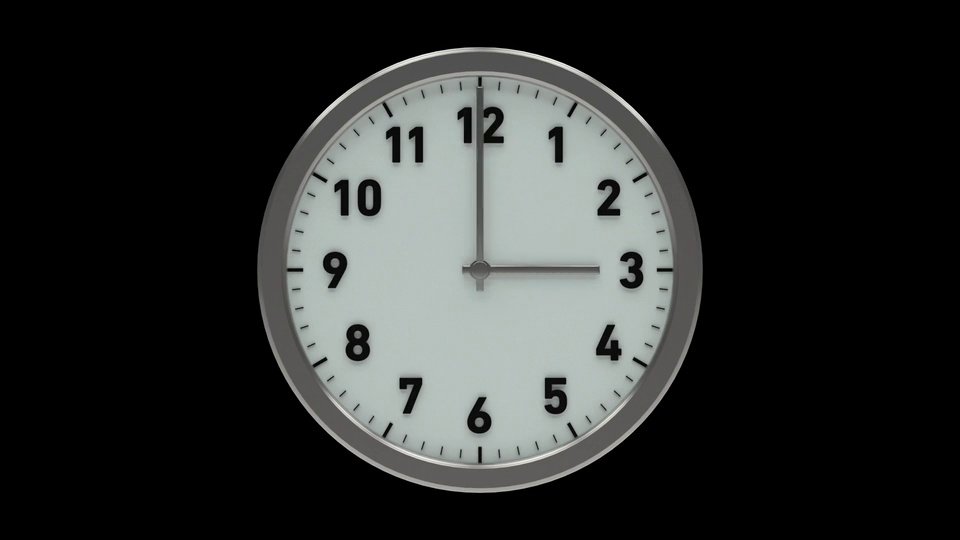
#> input picture clock.jpg, 960 x 540 px
$ jupyter execute --allow-errors 'wrap text.ipynb'   (shell and % lines are left out)
#> lines starting #> are read from the running program, lines starting #| are printed output that depends on the picture; after the words box and inside, x2 and y2 are one past the last pixel; in counts of white or black regions, pixels touching at a corner belong together
[cell 1]
import os
import cv2
import sys
import random
import numpy as np
import matplotlib.pyplot as plt
from preprocess import Extractor

# polar to linear

`cv2.INTER_CUBIC + cv2.WARP_FILL_OUTLIERS + cv2.WARP_POLAR_LINEAR`

[cell 2]
img  = cv2.imread("clock.jpg")
#> img is the input picture: shape (540, 960, 3); mean B, G, R 45.1, 46.2, 44.1
cv2.circle(img,(480,270),20,(0,0,255),-1) # top point
#> img: shape (540, 960, 3); 0.24% of pixels changed, all inside (x1, y1, x2, y2) = (460, 250, 501, 291)
print(img.shape)
#| (540, 960, 3)
plt.imshow(img)

[cell 3]
flags = cv2.INTER_CUBIC + cv2.WARP_FILL_OUTLIERS + cv2.WARP_POLAR_LINEAR

[cell 4]
linear_polar_img = cv2.warpPolar(img,(300,1000),(480,270),220,flags) # w,h
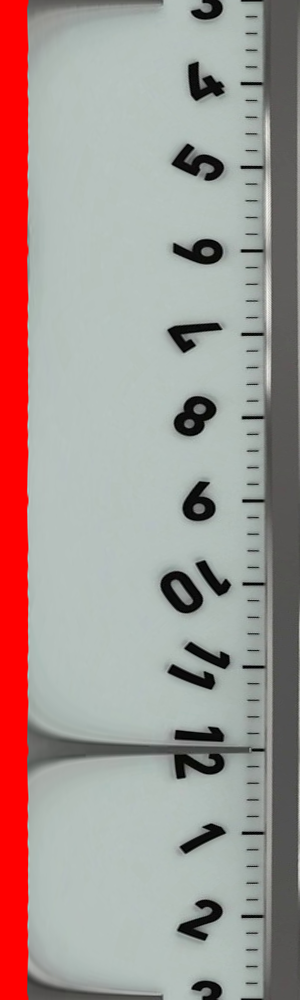
#> linear_polar_img: shape (1000, 300, 3); mean B, G, R 145.8, 149.4, 165.3
print(linear_polar_img.shape)
#| (1000, 300, 3)
plt.imshow(linear_polar_img)

[cell 5]
plt.imshow(cv2.cvtColor(linear_polar_img.transpose(1,0,2),cv2.COLOR_BGR2RGB))

[cell 6]
plt.imshow(cv2.cvtColor(linear_polar_img.transpose(1,0,2)[::-1],cv2.COLOR_BGR2RGB))
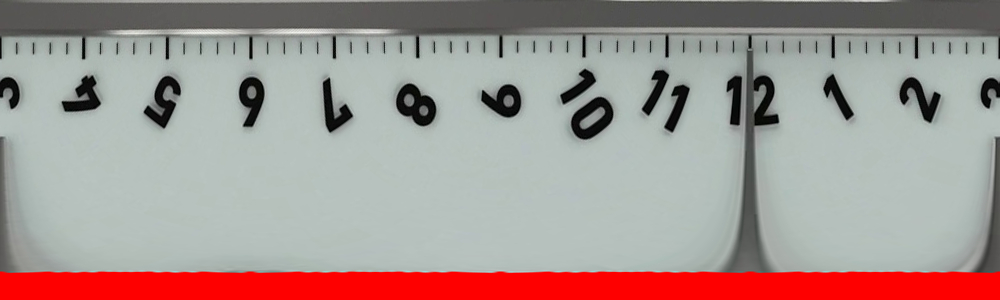
#> shown: shape (300, 1000, 3); mean R, G, B 165.3, 149.4, 145.8

[cell 7]
img  = cv2.imread("clock.jpg")
cv2.circle(img,(480,270),20,(0,0,255),-1) # top point
flags = cv2.INTER_CUBIC + cv2.WARP_FILL_OUTLIERS + cv2.WARP_POLAR_LINEAR
linear_polar_img = cv2.warpPolar(img,(300,1000),(480,270),220,flags) # w,h
plt.imshow(cv2.cvtColor(linear_polar_img.transpose(1,0,2)[::-1],cv2.COLOR_BGR2RGB))

# log polar

`cv.INTER_CUBIC + cv.WARP_FILL_OUTLIERS + cv.WARP_POLAR_LOG`

[cell 8]
flags = cv2.INTER_CUBIC + cv2.WARP_FILL_OUTLIERS + cv2.WARP_POLAR_LOG

[cell 9]
log_polar_img = cv2.warpPolar(img,(300,1000),(480,270),220,flags)
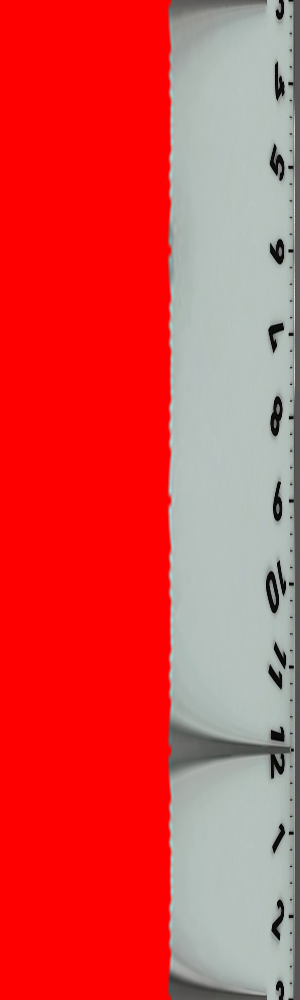
#> log_polar_img: shape (1000, 300, 3); mean B, G, R 73.9, 75.6, 215.8
print(log_polar_img.shape)
#| (1000, 300, 3)

[cell 10]
plt.imshow(cv2.cvtColor(log_polar_img.transpose(1,0,2)[::-1],cv2.COLOR_BGR2RGB))
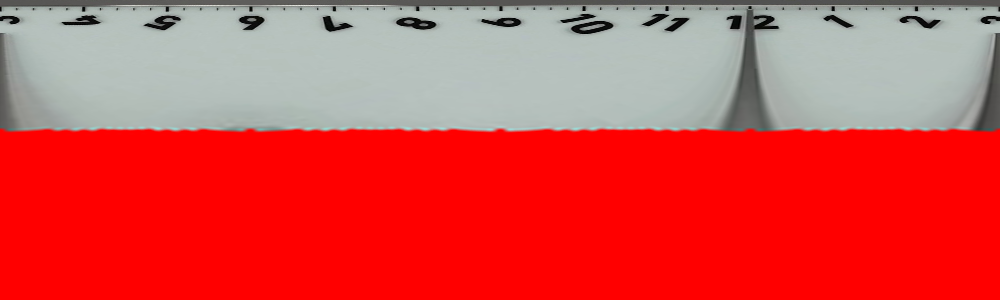
#> shown: shape (300, 1000, 3); mean R, G, B 215.8, 75.6, 73.9

# invert map

`cv.INTER_CUBIC + cv.WARP_FILL_OUTLIERS + cv.WARP_POLAR_LINEAR + cv.WARP_INVERSE_MAP`

[cell 11]
flags = cv2.INTER_CUBIC + cv2.WARP_FILL_OUTLIERS + cv2.WARP_POLAR_LINEAR + cv2.WARP_INVERSE_MAP
linear_polar_inverse_img = cv2.warpPolar(linear_polar_img,(960,540),(480,270),220,flags)

[cell 12]
plt.imshow(cv2.cvtColor(linear_polar_inverse_img,cv2.COLOR_BGR2RGB))

# warp roi

[cell 13]
img = cv2.imread("img_12.jpg")
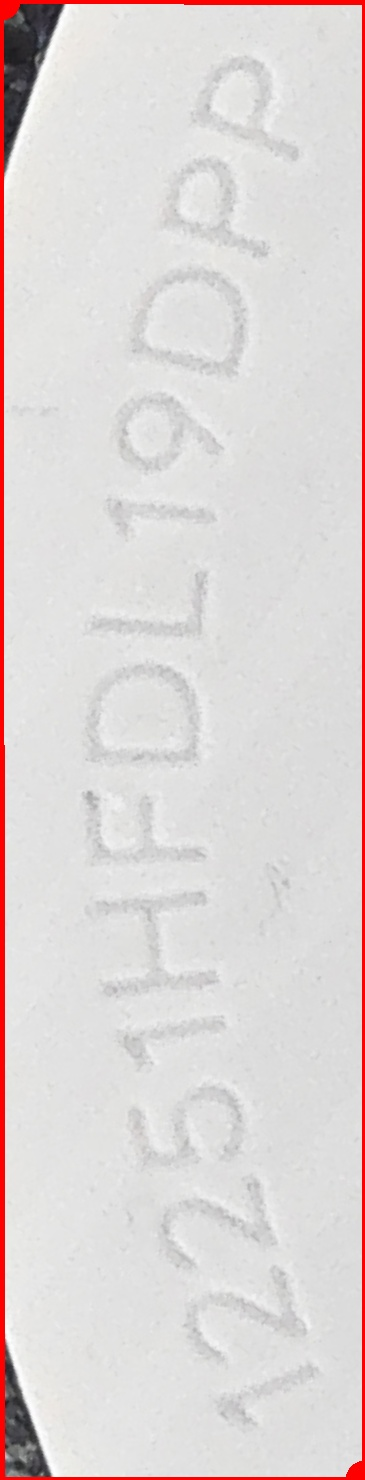
#> input picture img_12.jpg, 365 x 1480 px
#> img is the input picture: shape (1480, 365, 3); mean B, G, R 214.2, 214.8, 221.4
print(img.shape)
#| (1480, 365, 3)
plt.imshow(img)

[cell 14]
img = cv2.rotate(img,cv2.ROTATE_90_CLOCKWISE)
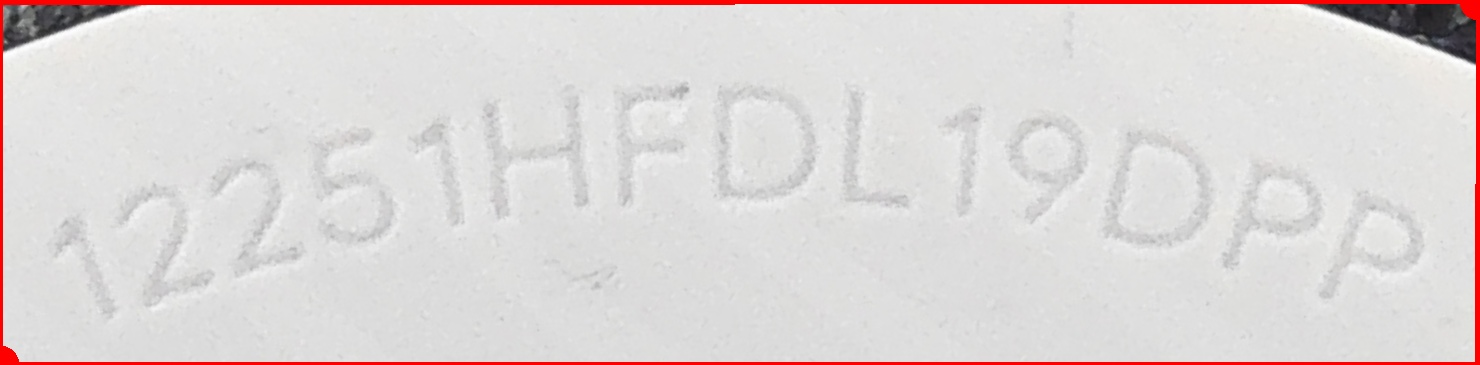
#> img: shape (365, 1480, 3); mean B, G, R 214.2, 214.8, 221.4
h,w,c = img.shape
#> h = 365; w = 1480; c = 3
print(img.shape)
#| (365, 1480, 3)
plt.imshow(img)

[cell 15]
r=1500

[cell 16]
blank = np.zeros((r*2,r*2,3))
blank = blank.astype(np.uint8)
print(blank.shape)
plt.imshow(blank)

[cell 17]
x = int(r - w/2)
#> x = 760
y = 0
print(x)
#| 760
print(y)

[cell 18]
x2 = x+w
#> x2 = 2240
y2 = h
#> y2 = 365

[cell 19]
blank[y:y2,x:x2].shape
#> Out = (365, 1480, 3)

[cell 20]
img.shape
#> Out = (365, 1480, 3)

[cell 21]
blank[y:y2,x:x2]=img
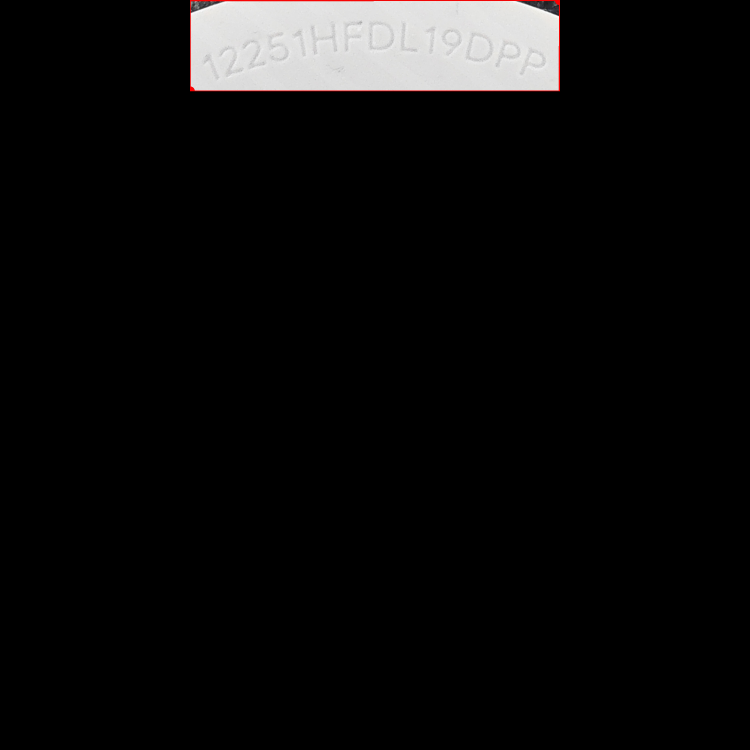
#> blank: shape (3000, 3000, 3) (shown at 1/4 size); mean B, G, R 12.9, 12.9, 13.3
plt.imshow(blank)

[cell 22]
blank.shape
#> Out = (3000, 3000, 3)

[cell 23]
flags = cv2.INTER_CUBIC + cv2.WARP_FILL_OUTLIERS + cv2.WARP_POLAR_LINEAR
polar_img = cv2.warpPolar(blank,(r,r*2),(r,r),r+300,flags) # w,h
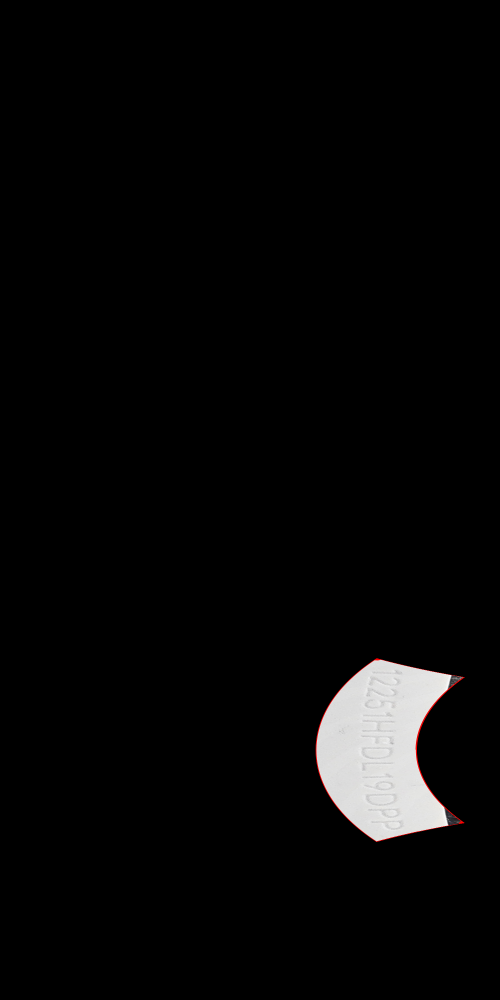
#> polar_img: shape (3000, 1500, 3) (shown at 1/3 size); mean B, G, R 7.5, 7.5, 7.7
out = polar_img.transpose(1,0,2)[::-1]
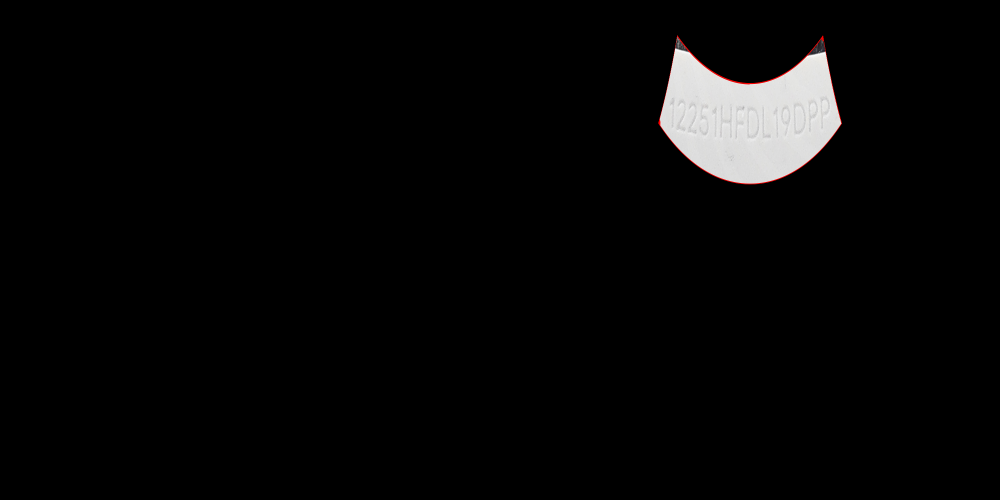
#> out: shape (1500, 3000, 3) (shown at 1/3 size); mean B, G, R 7.5, 7.5, 7.7
plt.imshow(cv2.cvtColor(out,cv2.COLOR_BGR2RGB))

[cell 24]
h,w,c=out.shape

[cell 25]
h_line = out[0:1,:]
#> h_line = 3000 rows, first 8: [0, 0, 0], [0, 0, 0], [0, 0, 0], [0, 0, 0], [0, 0, 0], [0, 0, 0], [0, 0, 0], [0, 0, 0]
print(h_line.shape)
#| (1, 3000, 3)
#> (the rest of this cell did not finish here and is left out)

[cell 26]
v_line = out[:,0:1]
#> v_line = 1500 rows, first 8: [0, 0, 0], [0, 0, 0], [0, 0, 0], [0, 0, 0], [0, 0, 0], [0, 0, 0], [0, 0, 0], [0, 0, 0]
print(v_line.shape)
#| (1500, 1, 3)
print(np.sum(v_line))
#| 0

[cell 27]
y_list = []
for i in range(h):
    h_line = out[i:i+1,:]
    if np.sum(h_line) != 0:
        y_list.append(i)
#> after the loop, y_list = 449 values from 105 to 553

print(f"h0={y_list[0]},h1={y_list[-1]}")
#| h0=105,h1=553

[cell 28]
x_list = []
for i in range(w):
    v_line = out[:,i:i+1]
    if np.sum(v_line) != 0:
        x_list.append(i)
#> after the loop, x_list = 553 values from 1974 to 2526

print(f"x0={x_list[0]},x1={x_list[-1]}")
#| x0=1974,x1=2526

[cell 29]
out = out[y_list[0]:y_list[-1],x_list[0]:x_list[-1]]
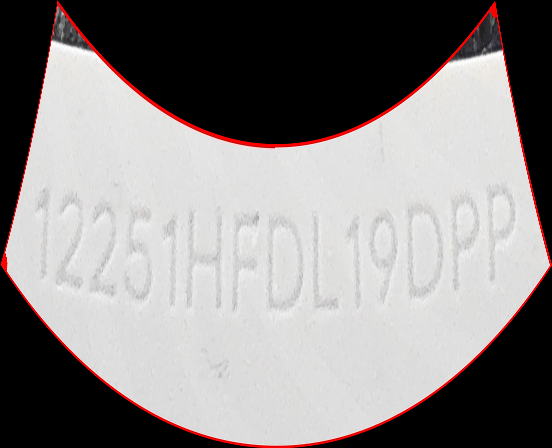
#> out: shape (448, 552, 3); mean B, G, R 135.7, 136, 140.1
plt.imshow(out)

[cell 30]
cv2.imwrite("wrapped.jpg",out)
#> Out = True
